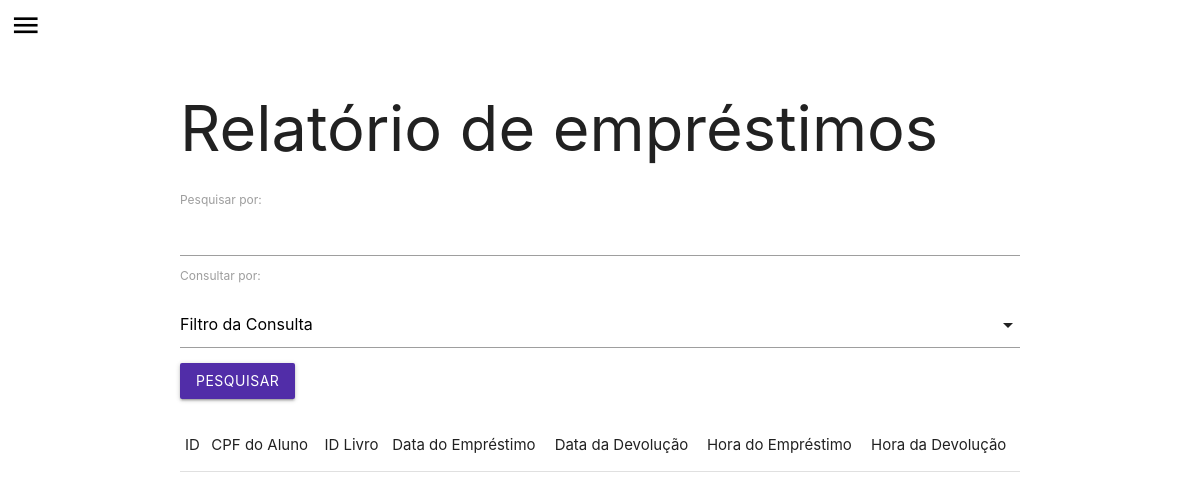
The page /admin/emprestimo_read.php on the database as committed earlier.
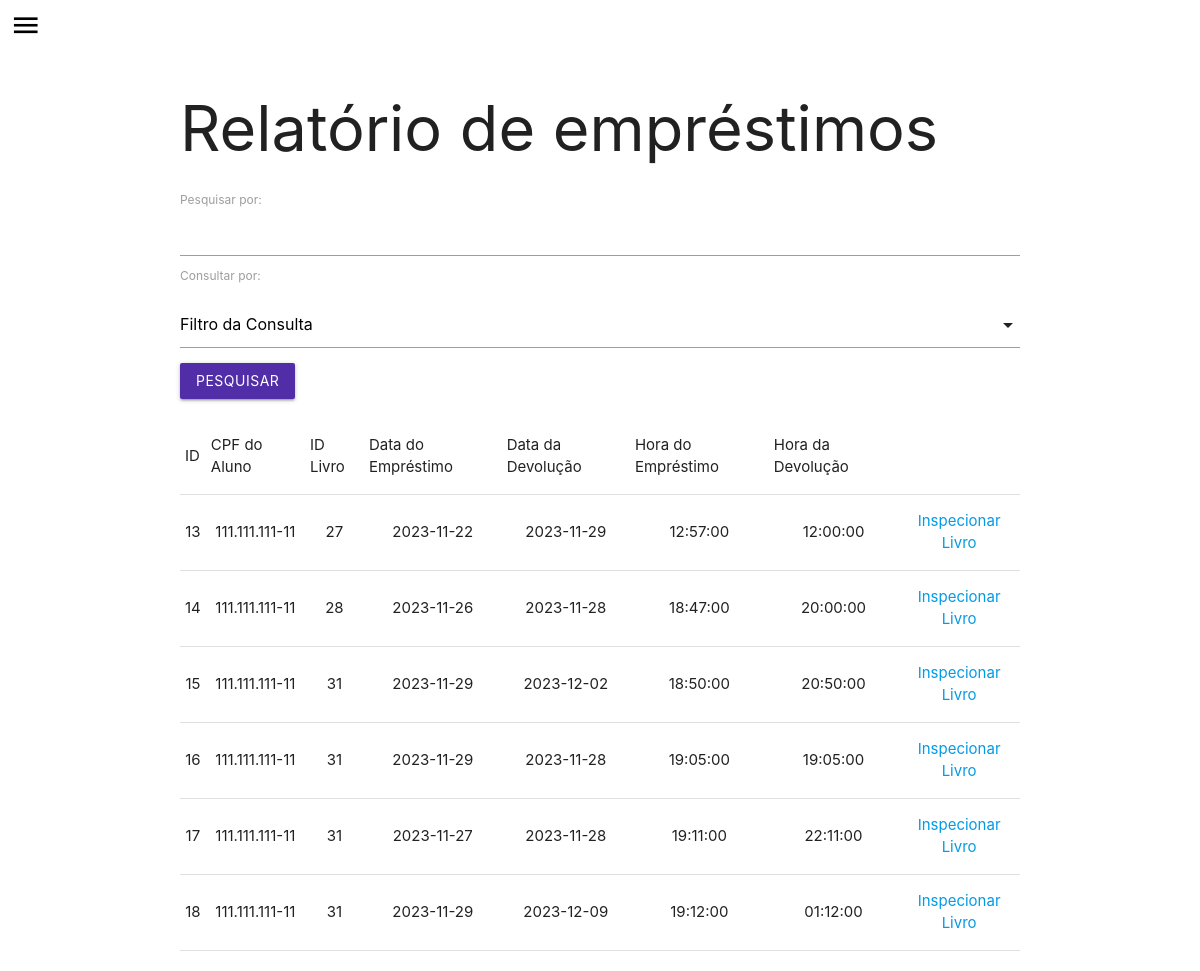
The same page on the database as committed later.
### tables this page shows
CREATE TABLE IF NOT EXISTS `emprestimo` (
  `id_emprestimo` int(11) NOT NULL AUTO_INCREMENT,
  `id_cpf_aluno` varchar(20) DEFAULT NULL,
  `id_livro` int(11) DEFAULT NULL,
  `data_emprestimo` date DEFAULT NULL,
  `data_retorno` date DEFAULT NULL,
  `hora_emprestimo` time DEFAULT NULL,
  `hora_retorno` time DEFAULT NULL,
  `comentarios` varchar(400) DEFAULT NULL,
  `status_emprestimo` varchar(50) NOT NULL,
  PRIMARY KEY (`id_emprestimo`),
  KEY `FK_emprestimo_aluno` (`id_cpf_aluno`),
  KEY `FK_emprestimo_livros` (`id_livro`),
  CONSTRAINT `FK_emprestimo_aluno` FOREIGN KEY (`id_cpf_aluno`) REFERENCES `aluno` (`cpf`) ON DELETE NO ACTION ON UPDATE CASCADE,
  CONSTRAINT `FK_emprestimo_livros` FOREIGN KEY (`id_livro`) REFERENCES `livros` (`id_livro`) ON DELETE NO ACTION ON UPDATE CASCADE
);

### admin/emprestimo_read.php (the view, shortened to what this page needs)
<!DOCTYPE html>
<html lang="en">
<head>
    <link type="text/css" rel="stylesheet" href="../materialize/css/materialize.min.css"  media="screen,projection"/>
</head>
<body>
    <?php include 'navbar.php' ?>
    <div class="container">
        <h1>Relatório de empréstimos</h1>
        <form method="post">
            <label for="search">Pesquisar por:</label>
            <input type="text" id="search" name="pesquisa" autocomplete="off">
            <label for="consultaPor">Consultar por: </label>
            <div class="input-field col s12">
            </div>
            <div class="row">
                <button class="btn" style="background-color: #512DA8;" type="submit" name="submit">Pesquisar</button>
            </div>
        </form>
        <div class="row">
            <table class="stripped centered">
                <thead>
                    <tr>
                        <td>ID</td>
                        <td>CPF do Aluno</td>
                        <td>ID Livro</td>
                        <td>Data do Empréstimo</td>
                        <td>Data da Devolução</td>
                        <td>Hora do Empréstimo</td>
                        <td>Hora da Devolução</td>
                    </tr>
                </thead>
                <tbody>
                    <?php
                        include 'connect.php';
                        include 'classes.php';
                        if(!isset($_POST['submit']))
                        {
                            $query = "SELECT * FROM emprestimo";
                            $stmt = $mysqli->prepare($query);
                            $stmt->execute();
                            $result = $stmt->get_result();
                            $rows = $result->fetch_all(MYSQLI_NUM);
                        }
                        foreach($rows as $row)
                        {
                            echo "<tr>";
                            foreach($row as $columnIndex=>$entry)
                            {
                                if($columnIndex == 7 || $columnIndex == 8)
                                {
                                    continue;
                                }
                                echo "<td>$entry</td>";
                            }
                            echo "<td><a href='./livros_insp.php?id=$row[2]'>Inspecionar Livro</a></td>";
                            echo "</tr>";
                        }
                    ?>
                </tbody>
            </table>
        </div>
    </div>
</body>
</html>

Rows that differ between the two databases and show on the page:
added emprestimo: id_emprestimo "13", id_cpf_aluno "111.111.111-11", id_livro "27", data_emprestimo "2023-11-22", data_retorno "2023-11-29", hora_emprestimo "12:57:00", hora_retorno "12:00:00"
added emprestimo: id_emprestimo "14", id_cpf_aluno "111.111.111-11", id_livro "28", data_emprestimo "2023-11-26", data_retorno "2023-11-28", hora_emprestimo "18:47:00", hora_retorno "20:00:00"
added emprestimo: id_emprestimo "15", id_cpf_aluno "111.111.111-11", id_livro "31", data_emprestimo "2023-11-29", data_retorno "2023-12-02", hora_emprestimo "18:50:00", hora_retorno "20:50:00"
added emprestimo: id_emprestimo "16", id_cpf_aluno "111.111.111-11", id_livro "31", data_emprestimo "2023-11-29", data_retorno "2023-11-28", hora_emprestimo "19:05:00", hora_retorno "19:05:00"
added emprestimo: id_emprestimo "17", id_cpf_aluno "111.111.111-11", id_livro "31", data_emprestimo "2023-11-27", data_retorno "2023-11-28", hora_emprestimo "19:11:00", hora_retorno "22:11:00"
added emprestimo: id_emprestimo "18", id_cpf_aluno "111.111.111-11", id_livro "31", data_emprestimo "2023-11-29", data_retorno "2023-12-09", hora_emprestimo "19:12:00", hora_retorno "01:12:00"
